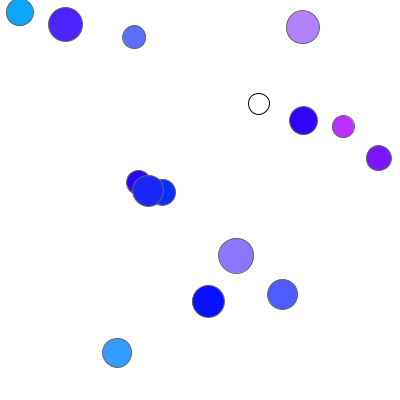
Frame 1 (no input)
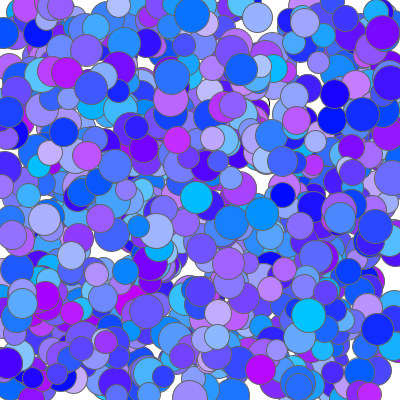
Frame 60 (the mouse pressed at the canvas centre just before this capture)
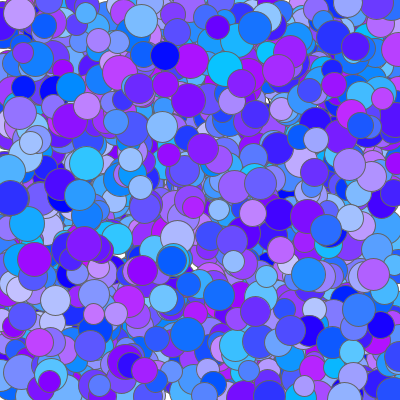
Frame 120 (the mouse held since frame 60 and released just before this capture)

The Processing sketch that drew these frames (run headless with seeded random() and noise(); from frame 60 on, the mouse is pressed at the canvas centre):

// Processing sketch: processing_15269
// ── processing_15269.pde

int a;
int b;

void setup(){
  size(400,400);
  background(255,255,255);
  noCursor();
}

void draw(){
  a=10;
  b=200;
  while(a<25){
    a = a+1;
 ellipse(random(400),random(400),a+10,a+10);
 stroke(100,100,100);
 fill(random(200),random(200),255);
  if (b < mouseX){
    fill(random(50),random(255),random(255));
  }
} 
}
